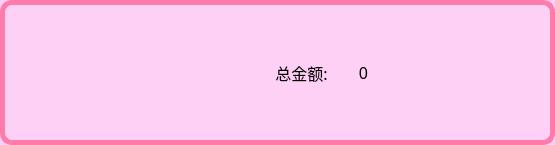
<?xml version="1.0" encoding="UTF-8"?>
<ui version="4.0">
 <class>Cart_Goods</class>
 <widget class="QDialog" name="Cart_Goods">
  <property name="geometry">
   <rect>
    <x>0</x>
    <y>0</y>
    <width>555</width>
    <height>145</height>
   </rect>
  </property>
  <property name="sizePolicy">
   <sizepolicy hsizetype="Expanding" vsizetype="Expanding">
    <horstretch>0</horstretch>
    <verstretch>0</verstretch>
   </sizepolicy>
  </property>
  <property name="maximumSize">
   <size>
    <width>555</width>
    <height>145</height>
   </size>
  </property>
  <property name="windowTitle">
   <string>Dialog</string>
  </property>
  <property name="styleSheet">
   <string notr="true">#Cart_Goods{
	border: 5px solid rgb(255, 110, 255);
	border-color: rgb(255, 123, 169);
	border-radius: 12px;
	background-color: rgb(255, 208, 245);
}

QPushButton{
	background-color: rgb(255, 229, 235);
	border: 3px solid rgb(255, 125, 153);
    border-radius: 12px;
}

QPushButton:pressed {
    background-color: qlineargradient(x1: 0, y1: 0, x2: 0, y2: 1,
                                        stop: 0 #dadbde, stop: 1 #f6f7fa);
	border: 3px solid rgb(255, 174, 192);
}
/*check box*******************************/
QCheckBox {
      spacing: 5px;
}

QCheckBox::indicator {
    width: 30px;
    height: 30px;
	border: 5px solid rgb(255, 110, 255);
	border-color: rgba(101, 202, 180, 170);
	border-radius: 12px;
	background-color: rgba(170, 221, 231, 170);
}

QCheckBox::indicator:unchecked {
	width: 30px;
    height: 30px;
	border: 5px solid rgb(255, 110, 255);
	border-color: rgba(101, 202, 180, 170);
	border-radius: 12px;
	background-color: rgba(170, 221, 231, 170);      
}

QCheckBox::indicator:checked {
	width: 30px;
    height: 30px;
	border: 5px solid rgb(255, 110, 255);
	border-color: rgba(101, 202, 180, 170);
	border-radius: 12px;
	background-color: rgba(67, 99, 204, 160);
}

QCheckBox::indicator:unchecked:hover {
	width: 30px;
    height: 30px;
	border: 5px solid rgb(255, 110, 255);
	border-color: rgba(101, 202, 180, 170);
	border-radius: 12px;
	background-color: rgba(212, 253, 255,160);
}

QCheckBox::indicator:checked:hover {
	width: 30px;
    height: 30px;
	border: 5px solid rgb(255, 110, 255);
	border-color: rgba(101, 202, 180, 170);
	border-radius: 12px;
	background-color: rgba(152, 154, 255,160);
}</string>
  </property>
  <layout class="QHBoxLayout" name="horizontalLayout_2" stretch="3,2,1,1,3">
   <item>
    <widget class="QLabel" name="label_pic">
     <property name="sizePolicy">
      <sizepolicy hsizetype="Expanding" vsizetype="Expanding">
       <horstretch>0</horstretch>
       <verstretch>0</verstretch>
      </sizepolicy>
     </property>
     <property name="text">
      <string/>
     </property>
     <property name="scaledContents">
      <bool>true</bool>
     </property>
     <property name="alignment">
      <set>Qt::AlignCenter</set>
     </property>
    </widget>
   </item>
   <item>
    <spacer name="horizontalSpacer_2">
     <property name="orientation">
      <enum>Qt::Horizontal</enum>
     </property>
     <property name="sizeHint" stdset="0">
      <size>
       <width>40</width>
       <height>20</height>
      </size>
     </property>
    </spacer>
   </item>
   <item>
    <widget class="QLabel" name="label_text">
     <property name="sizePolicy">
      <sizepolicy hsizetype="Expanding" vsizetype="Expanding">
       <horstretch>0</horstretch>
       <verstretch>0</verstretch>
      </sizepolicy>
     </property>
     <property name="font">
      <font>
       <family>楷体</family>
       <pointsize>12</pointsize>
      </font>
     </property>
     <property name="text">
      <string>总金额: </string>
     </property>
     <property name="alignment">
      <set>Qt::AlignCenter</set>
     </property>
    </widget>
   </item>
   <item>
    <widget class="QLabel" name="label_total_price">
     <property name="sizePolicy">
      <sizepolicy hsizetype="Expanding" vsizetype="Expanding">
       <horstretch>0</horstretch>
       <verstretch>0</verstretch>
      </sizepolicy>
     </property>
     <property name="font">
      <font>
       <family>Cascadia Mono</family>
       <pointsize>12</pointsize>
      </font>
     </property>
     <property name="text">
      <string>0</string>
     </property>
     <property name="alignment">
      <set>Qt::AlignCenter</set>
     </property>
    </widget>
   </item>
   <item>
    <spacer name="horizontalSpacer">
     <property name="orientation">
      <enum>Qt::Horizontal</enum>
     </property>
     <property name="sizeHint" stdset="0">
      <size>
       <width>40</width>
       <height>20</height>
      </size>
     </property>
    </spacer>
   </item>
  </layout>
 </widget>
 <resources/>
 <connections/>
</ui>
